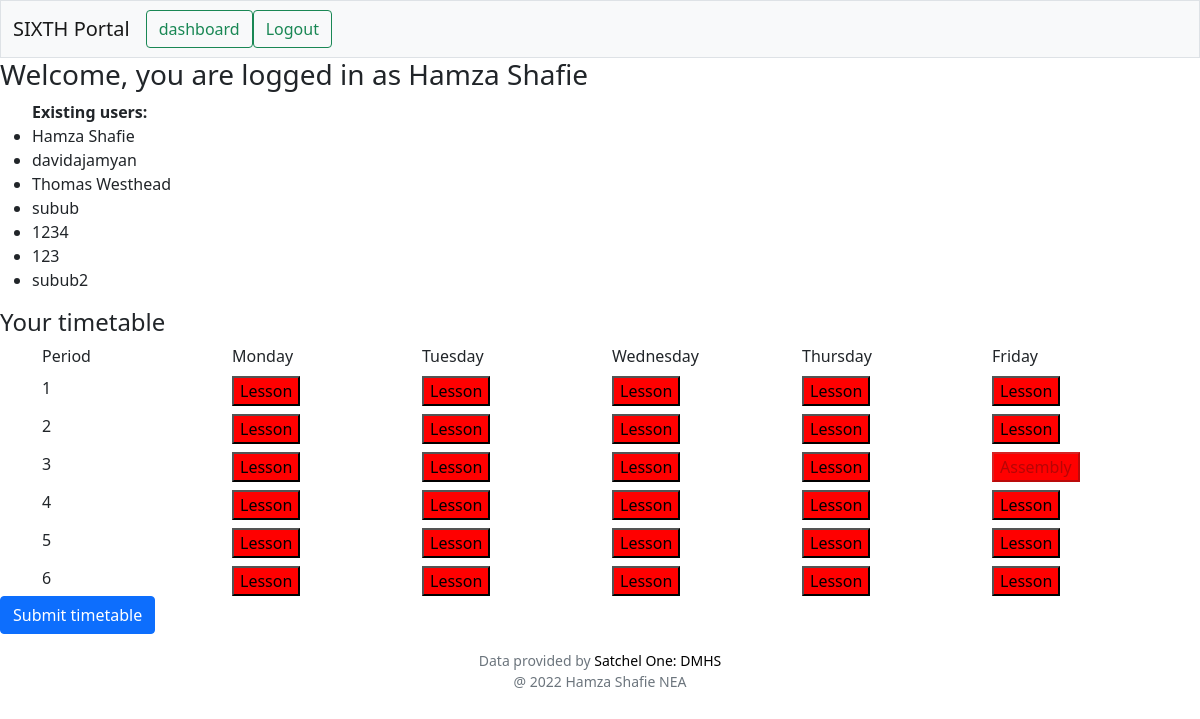
/create (signed in), run on an earlier commit of the app's database.
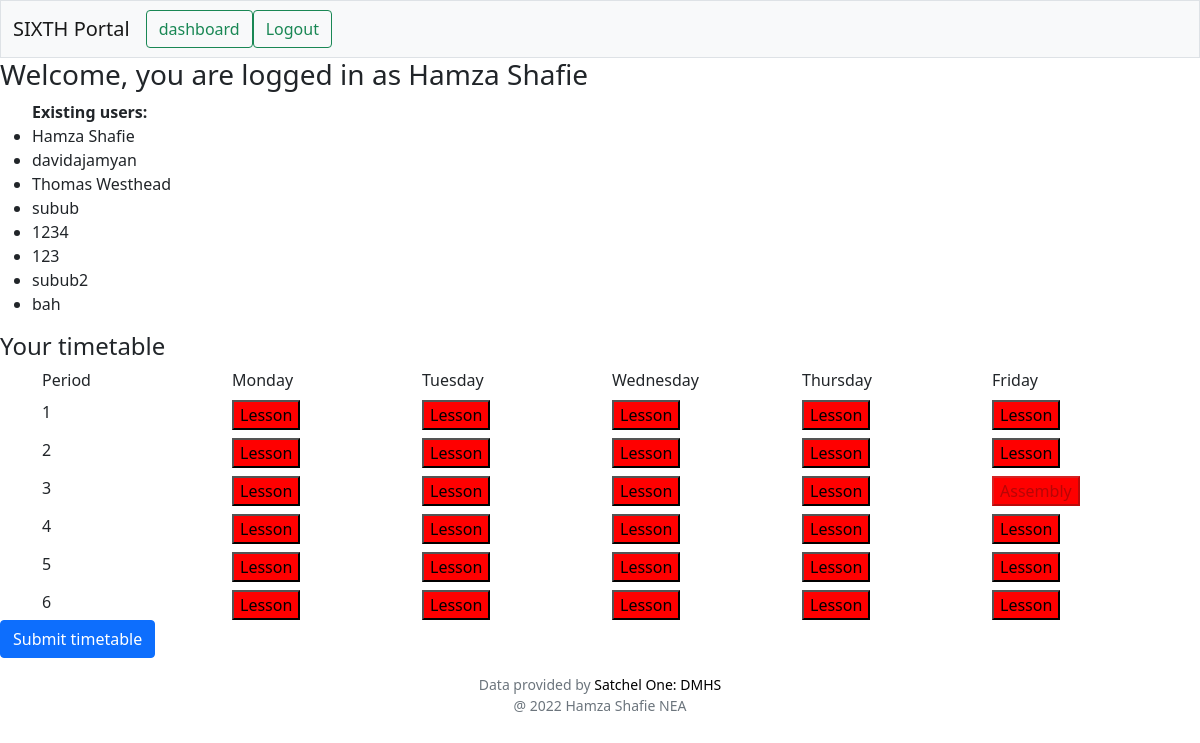
And on a later commit of the database.
### tables this page shows
CREATE TABLE users (id INTEGER PRIMARY KEY AUTOINCREMENT NOT NULL, username TEXT NOT NULL, password TEXT NOT NULL, mon_p1 BOOLEAN DEFAULT 0, mon_p2 BOOLEAN DEFAULT 0, mon_p3 BOOLEAN DEFAULT 0, mon_p4 BOOLEAN DEFAULT 0, mon_p5 BOOLEAN DEFAULT 0, mon_p6 BOOLEAN DEFAULT 0, tue_p1 BOOLEAN DEFAULT 0, tue_p2 BOOLEAN DEFAULT 0, tue_p3 BOOLEAN DEFAULT 0, tue_p4 BOOLEAN DEFAULT 0, tue_p5 BOOLEAN DEFAULT 0, tue_p6  BOOLEAN DEFAULT 0, wed_p1 BOOLEAN DEFAULT 0, wed_p2 BOOLEAN DEFAULT 0, wed_p3 BOOLEAN DEFAULT 0, wed_p4 BOOLEAN DEFAULT 0, wed_p5 BOOLEAN DEFAULT 0, wed_p6 BOOLEAN DEFAULT 0, thur_p1 BOOLEAN DEFAULT 0, thur_p2 BOOLEAN DEFAULT 0, thur_p3 BOOLEAN DEFAULT 0, thur_p4 BOOLEAN DEFAULT 0, thur_p5 BOOLEAN DEFAULT 0, thur_p6 BOOLEAN DEFAULT 0, fri_p1 BOOLEAN DEFAULT 0, fri_p2 BOOLEAN DEFAULT 0, fri_p3 BOOLEAN DEFAULT 0, fri_p4 BOOLEAN DEFAULT 0, fri_p5 BOOLEAN DEFAULT 0, fri_p6 BOOLEAN DEFAULT 0);

### app.py (the view, shortened to what this page needs)
@app.route("/create",methods=["GET","POST"])
@login_required
def create():
    cursor.execute("SELECT username FROM users")
    users = cursor.fetchall()
    cursor.execute("SELECT * FROM users WHERE username = ?",(session["username"], ))
    frees = cursor.fetchall()[0][3:]
    frees = str(frees)
    frees = frees[1:len(frees)-1]
    return render_template("create.html", users=users, frees=frees)

### app.py (called while the page is built)
@app.after_request
def after_request(response):
    response.headers["Cache-Control"] = "no-cache, no-store, must-revalidate"
    response.headers["Expires"] = 0
    response.headers["Pragma"] = "no-cache"
    return response

def login_required(f):
    @wraps(f)
    def decorated_function(*args, **kwargs):
        if session.get("username") is None:
            return redirect("/login")
        return f(*args, **kwargs)
    return decorated_function

### templates/create.html (shortened to what the changed rows need)
{% extends "layout.html" %}
{% block main %}
<h3> Welcome, you are logged in as {{ session["username"] }} </h3>
<ul>
    <b>Existing users:</b>
    {% for user in users %}
      <li>{{ user[0] }}</li>
    {% endfor %}
</ul>
<h4>Your timetable</h4>
<div class="container">
  <div class="row mt-2">
  </div>
  <div class="row mt-2">
  </div>
  <div class="row mt-2">
  </div>
  <div class="row mt-2">
  </div>
  <div class="row mt-2">
  </div>
  <div class="row mt-2">
  </div>
  <div class="row mt-2">
  </div>
</div>
<form method="POST">
  <button type="submit" class="btn btn-primary">Submit timetable</button>
</form>
{% endblock %}

What changed in the data, as far as the page shows it:
added users: username "bah"
